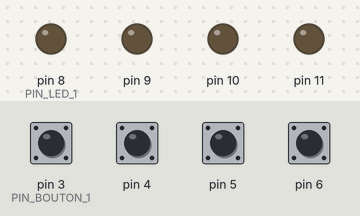
Simulated run of this sketch. Board: Arduino Uno, built with avr-gcc and run on an emulated ATmega328P. Shown: output pins drawn as LEDs (lit = HIGH). The inputs (shaded band) are chosen by the test bench; at power-on: pin 3 (PIN_BOUTON_1), pin 4–6 HIGH. MIDI output is not drawn; random numbers use the default seed unless the sketch sets one.

Above: at 0.1 s.
At 4.23 s:
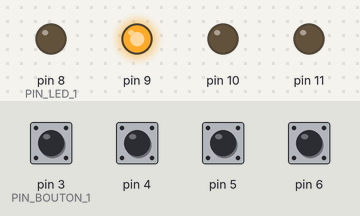
At 20.8 s:
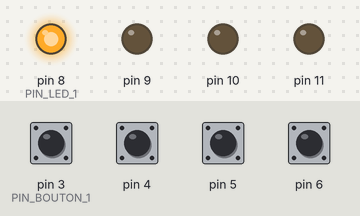
At 30.6 s:
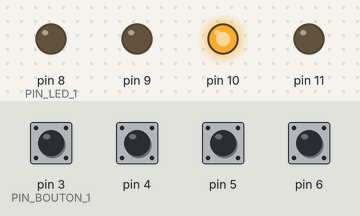
At 42.6 s:
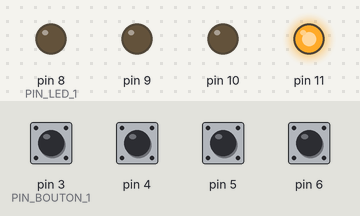
Timing chart, 0 to 44.0 s (numbered marks = the images above):
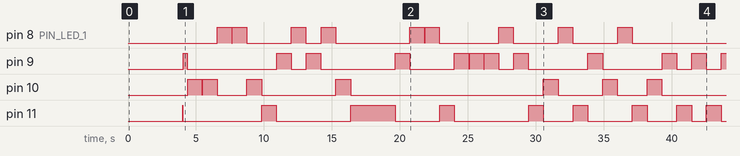

Measured:
- by itself, pin 9: LOW → HIGH at 4.1 s, → LOW 0.30 s later, → HIGH 6.6 s later, → LOW 1.1 s later, … (23 changes in this stretch)

The sketch:

Table_lumieuse_v3_micro.ino
```cpp
#include <MIDI.h>

//Définition du nombre de boutons, de leurs Pin et de la pin de leur Led
#define PIN_BOUTON_1 3
#define PIN_LED_1 8
#define NB_BOUTONS 4

int pinBouton[NB_BOUTONS];  //Je crée le Tableau des pin de branchement de mes boutons
int etatBouton[NB_BOUTONS]; //Je crée le tableau de flags d'état de mes boutons
int pinLed[NB_BOUTONS]; //Je crée le Tableau des pin de branchement des LEDs
int etatLed[NB_BOUTONS];  //Je crée le tableau d'état des Leds
int randNumber =0;
bool flag=0;

MIDI_CREATE_DEFAULT_INSTANCE();


//Prise des référentiels de temps
#define BPM 55

//Calcul pour l'horloge midii
unsigned long microParTick = (unsigned long) (1e6 / (BPM * 24.0 / 60.0)) ;
unsigned long dernier_tick = 0UL ;
long compteurdelamort = 1 ;


void setup()
{
  //Initialisation des boutons et des Leds
  for (int i = 0 ; i < NB_BOUTONS ; i++)
  {
    pinBouton[i] = PIN_BOUTON_1+i;  //J'initialise toutes mes pin à partir de la broche 5
    etatBouton[i] = HIGH;  //J'initialise tous mes boutons en HIGH (branchement en Pullup
    pinMode(pinBouton[i], INPUT_PULLUP); //J'initialise toutes mes pins de bouton comme des entrées

    etatLed[i] = LOW;  //J'initialise toutes mes LEDs éteintes
    pinLed[i] = PIN_LED_1+i;  //J'initialise toutes mes pin à partir de la broche 5
    pinMode(pinLed[i], OUTPUT); //J'initialise toutes mes pins de bouton comme des entrées
  }


  //Initialisation MIDI
  MIDI.begin();
  MIDI.sendStop();
  //Serial.begin(9600);
  delay(4000);
  MIDI.sendStart();
}

void loop()
{

if ((micros () - dernier_tick) >= microParTick)
  {
    dernier_tick += microParTick ; // schedule next tick
    MIDI.sendClock();

    if (compteurdelamort == 24 )
    {
      flag=0;
      //Réinitation des messages
      for (int i = 0 ; i < NB_BOUTONS ; i++)
      {
        etatBouton[i] = HIGH;
        digitalWrite(pinLed[i], LOW);
        delayMicroseconds(5000);
      }
      //tirage d'une PIN au hasard et Allumage de la LED
      randNumber = random(0, NB_BOUTONS);
      digitalWrite(pinLed[randNumber],HIGH);
      compteurdelamort=0;
    }
    compteurdelamort++;

  }

  //Lecture du bouton, extinction et envoi du message
  etatBouton[randNumber] = digitalRead(pinBouton[randNumber]);
  if (etatBouton[randNumber]==LOW && flag==0)
  {
    digitalWrite(pinLed[randNumber], LOW);
    randNumber=randNumber*12;
    MIDI.sendNoteOn(12+randNumber, 127, 1);
    MIDI.sendNoteOff(12+randNumber, 0, 1);
    flag=1;
  }

  /*
  //Envoie de l'horloge MIDI

  if (referenceClock >= interval)
  {
    referenceClock = referenceClock - interval;  //réinitialisation du compteur
    MIDI.sendClock();
  }

   //A chaque seconde (60bmp)
  if (referenceTempo >= PULSATION)
  {
    referenceTempo = referenceTempo - PULSATION;  //réinitialisation du compteur
    flag=0;
    //Réinitation des messages
   for (int i = 0 ; i < NB_BOUTONS ; i++)
      {
       etatBouton[i] = HIGH;
       digitalWrite(pinLed[i], LOW);
      }
    //tirage d'une PIN au hasard et Allumage de la LED
    randNumber = random(0, NB_BOUTONS);
    digitalWrite(pinLed[randNumber],HIGH);
  }

  //Lecture du bouton, extinction et envoi du message
  etatBouton[randNumber] = digitalRead(pinBouton[randNumber]);
  if (etatBouton[randNumber]==LOW && flag==0)
  {
    digitalWrite(pinLed[randNumber], LOW);
    MIDI.sendNoteOn(10+randNumber, 127, 1);
    MIDI.sendNoteOff(410+randNumber, 0, 1);
    flag=1;
  }
  */

}
```
